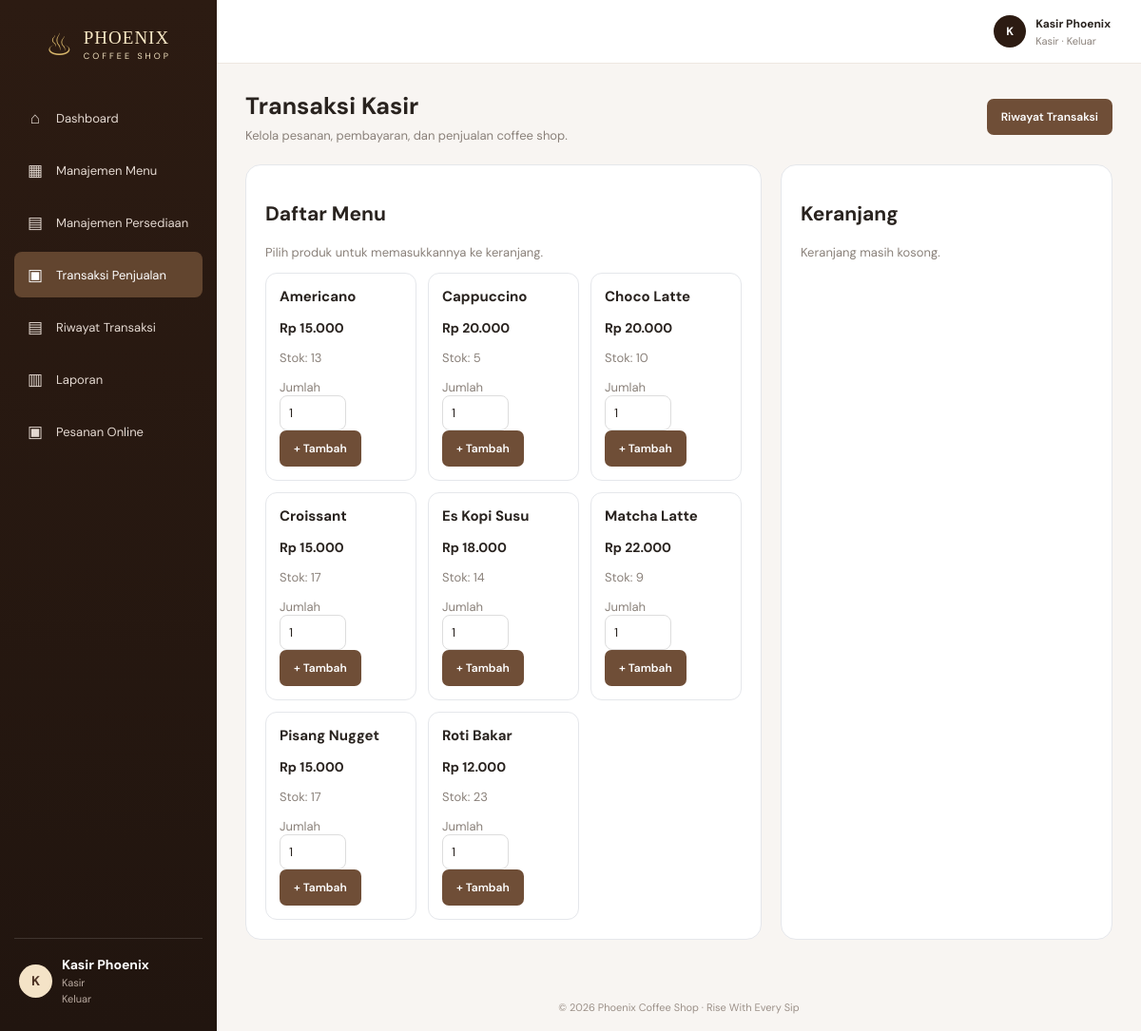
/transaksi.php (signed in), run on the app's committed database.
### tables this page shows
CREATE TABLE `products` (
  `id` int(11) NOT NULL,
  `name` varchar(120) NOT NULL,
  `category` enum('Minuman','Makanan') NOT NULL DEFAULT 'Minuman',
  `price` decimal(12,2) NOT NULL DEFAULT 0.00,
  `stock` int(11) NOT NULL DEFAULT 0,
  `unit` varchar(30) NOT NULL DEFAULT 'pcs',
  `created_at` timestamp NOT NULL DEFAULT current_timestamp()
);

### koneksi.php (called while the page is built, shortened)
<?php
function e($value) { return htmlspecialchars((string)$value, ENT_QUOTES, 'UTF-8'); }
function rupiah($value) { return 'Rp ' . number_format((float)$value, 0, ',', '.'); }
?>

### transaksi.php (the view, shortened to what this page needs)
<?php
require 'config/koneksi.php';
$products = $conn->query(
    'SELECT id, name, price, stock
     FROM products
     WHERE stock > 0
     ORDER BY name ASC'
);
$cartItems = [];
require 'includes/header.php';
?>
<div class="page-heading">
    <div>
        <h1>Transaksi Kasir</h1>
        <p>Kelola pesanan, pembayaran, dan penjualan coffee shop.</p>
    </div>
    <a class="btn" href="riwayat_transaksi.php">Riwayat Transaksi</a>
</div>
<div class="kasir-layout">
    <section class="kasir-card">
        <h2>Daftar Menu</h2>
        <p class="kasir-muted">Pilih produk untuk memasukkannya ke keranjang.</p>
        <div class="kasir-products">
            <?php while ($p = $products->fetch_assoc()): ?>
                <div class="kasir-product">
                    <h3><?= e($p['name']) ?></h3>
                    <p><strong><?= rupiah($p['price']) ?></strong></p>
                    <p class="kasir-muted">Stok: <?= (int) $p['stock'] ?></p>
                    <form method="post" class="kasir-form">
                        <label class="kasir-muted">Jumlah</label><br>
                        <input type="number" name="qty" value="1" min="1"
                               max="<?= (int) $p['stock'] ?>"
                               style="width:70px" required>
                        <button class="btn" type="submit">+ Tambah</button>
                    </form>
                </div>
            <?php endwhile; ?>
        </div>
    </section>
    <section class="kasir-card">
        <h2>Keranjang</h2>
        <?php if (!$cartItems): ?>
            <p class="kasir-muted">Keranjang masih kosong.</p>
        <?php endif; ?>
    </section>
</div>
<?php require 'includes/footer.php'; ?>

### style.css (style rules this page uses)
:root { --brown:#6f4e37;--deep:#2c1b12;--deep2:#432b1d;--gold:#c9a227;--cream:#f8f5f2;--paper:#fff;--text:#29231f;--muted:#8a817a;--line:#eee7e1;--green:#16834b;--red:#c94f43;--shadow:0 6px 22px rgba(53,35,22,.045) }
* { box-sizing:border-box }
body { margin:0;background:var(--cream);color:var(--text);font-family:'DM Sans',sans-serif;font-size:14px }
a { text-decoration:none;color:inherit }
.page-heading { display:flex;align-items:center;justify-content:space-between;gap:15px;margin-bottom:22px }
.page-heading h1 { font-size:25px;margin:0 0 6px }
.page-heading p { margin:0;color:var(--muted);font-size:13px }
.btn { border:0;border-radius:7px;background:var(--brown);color:white;padding:11px 15px;font:600 12px 'DM Sans';cursor:pointer;display:inline-flex;align-items:center;justify-content:center;gap:7px }
.field input,.field select,.field textarea,select,input[type=date],input[type=number] { width:100%;padding:11px 12px;border:1px solid var(--line);border-radius:7px;background:white;font:13px 'DM Sans';color:var(--text) }

### transaksi.php (style rules this page uses)
.kasir-layout { display: grid; grid-template-columns: minmax(0, 1.4fr) minmax(300px, 0.9fr); gap: 20px; }
.kasir-card { background: var(--panel, #fff); border: 1px solid var(--border, #e5e7eb); border-radius: 16px; padding: 20px; margin-bottom: 18px; }
.kasir-products { display: grid; grid-template-columns: repeat(auto-fill, minmax(150px, 1fr)); gap: 12px; }
.kasir-product { border: 1px solid var(--border, #e5e7eb); border-radius: 12px; padding: 14px; }
.kasir-product h3 { margin: 0 0 8px; font-size: 15px; }
.kasir-muted { color: var(--muted, #777); font-size: 13px; }
.kasir-form input, .kasir-form select { box-sizing: border-box; max-width: 100%; padding: 9px; border: 1px solid var(--border, #ddd); border-radius: 8px; }
.kasir-form button { cursor: pointer; }

### data on the page
products: name "Americano", price "Rp 15.000", stock "13"
products: name "Cappuccino", price "Rp 20.000", stock "5"
products: name "Choco Latte", price "Rp 20.000", stock "10"
products: name "Croissant", price "Rp 15.000", stock "17"
products: name "Es Kopi Susu", price "Rp 18.000", stock "14"
products: name "Matcha Latte", price "Rp 22.000", stock "9"
products: name "Pisang Nugget", price "Rp 15.000", stock "17"
products: name "Roti Bakar", price "Rp 12.000", stock "23"

### other printed values
$item[0] "⌂"
$item[1] "Dashboard"
$item[0] "▦"
$item[1] "Manajemen Menu"
$item[0] "▤"
$item[1] "Manajemen Persediaan"
$item[0] "▣"
$item[1] "Transaksi Penjualan"
$item[1] "Riwayat Transaksi"
$item[0] "▥"
$item[1] "Laporan"
$item[1] "Pesanan Online"
substr($displayName,0,1) "K"
$displayName "Kasir Phoenix"
$roleLabel "Kasir"
